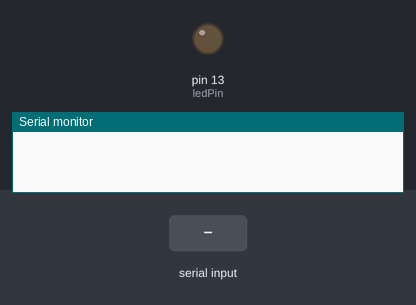
The sketch below on a simulated Arduino Uno, built with avr-gcc and run on an emulated ATmega328P. Parts: output pins drawn as LEDs (lit = HIGH), the last lines printed to the serial monitor. The inputs (shaded band) are chosen by the test bench.

Above: at 1.2 s.
1.3 s: "30,150\n" received over Serial
2.8 s: "1\n" received over Serial
At 4.0 s:
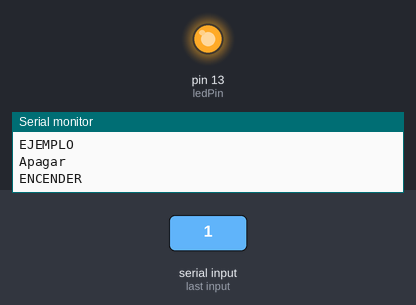
4.3 s: "90,45\n" received over Serial
At 5.4 s:
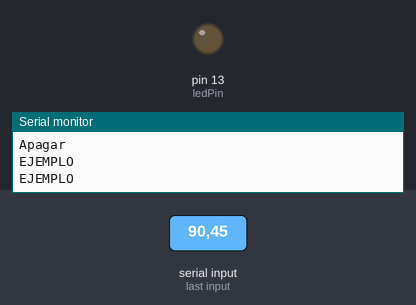
Timing chart, 0 to 7.3 s (numbered marks = the images above; inputs shaded):
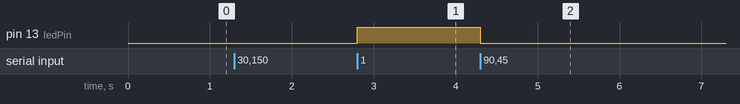

Measured:
- after the input at 2.8 s, pin 13 (ledPin): LOW → HIGH at once
- after the input at 4.3 s, pin 13 (ledPin): HIGH → LOW at once

The sketch:

Practica_8_ejemplo.ino
```cpp
//Encendido y apagado de un led mediante comunicacion serial
int ledPin = 13;

void setup() {
  // put your setup code here, to run once:

Serial.begin(9600);
pinMode(ledPin, OUTPUT);
}

void loop() {
  // put your main code here, to run repeatedly:
  while (Serial.available() == 0); //lee el byte de entrada
  int val = Serial.read() - '0';// lee y almacena el dato en val
  if(val > 1){
    Serial.println("EJEMPLO"); // se muestra para un numero diferente de 0 y 1
  }
  if (val == 1){
    Serial.println("ENCENDER");
    digitalWrite(ledPin, HIGH);
  }
  if (val == 0){
    Serial.println("Apagar");
    digitalWrite(ledPin, LOW);
  }

}
```
